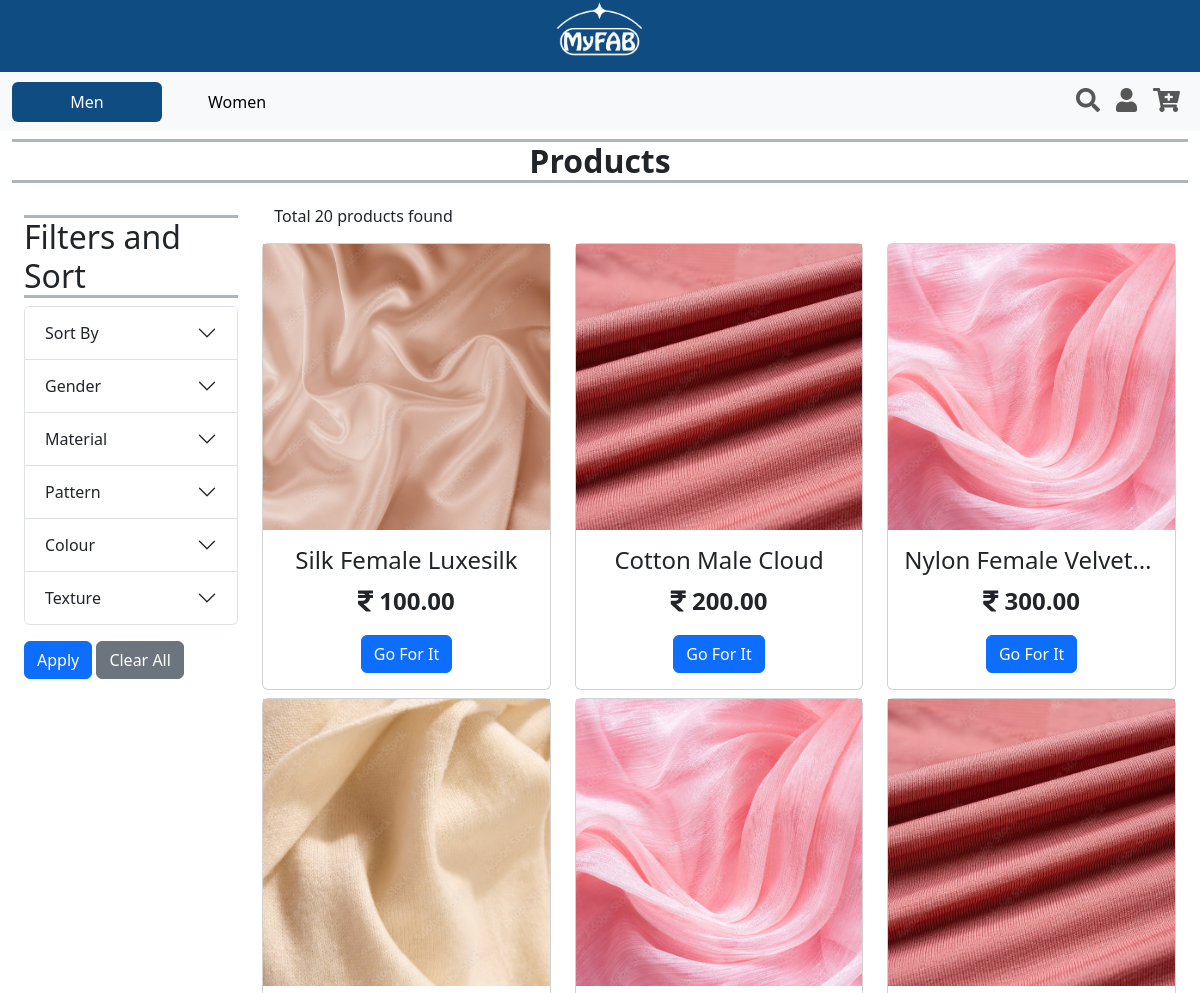
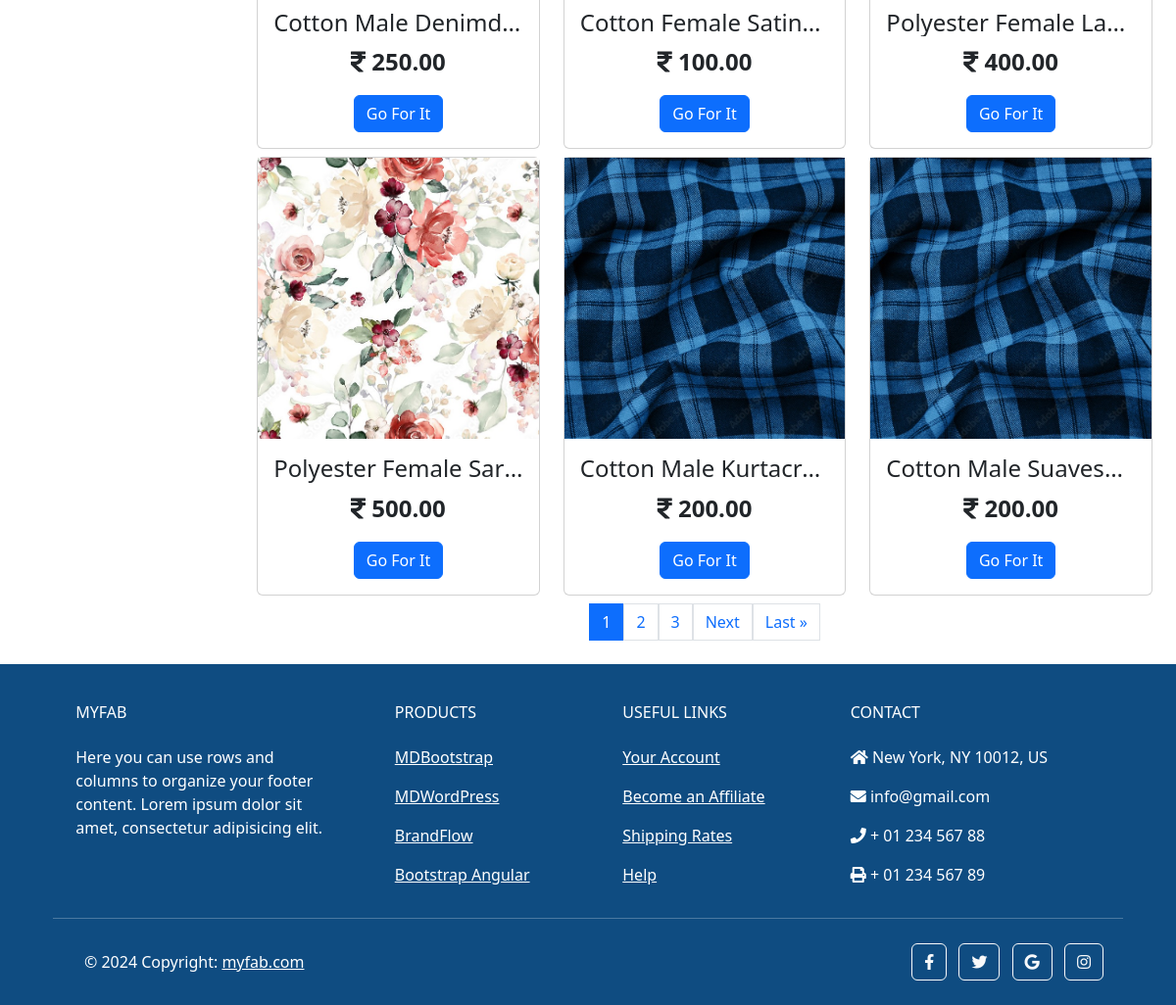
Screenshot of /main/products/ with the database file from the repository (2 pictures, top to bottom).
### main/models.py (models this page shows, shortened)
class Category(models.Model):
    name = models.CharField(max_length=100, unique=True)

class Product(models.Model):
    name = models.CharField(max_length=255, unique=True, blank=False, null=False)
    price = models.DecimalField(max_digits=10, decimal_places=2, default=0, validators=[MinValueValidator(0)])
    image = models.ImageField(upload_to='images/products')
    description = models.TextField(blank=True)
    qty = models.FloatField(default=0, validators=[MinValueValidator(0)])
    add_date = models.DateField(auto_now_add=True)
    is_active = models.BooleanField(default=True)
    usages = models.ManyToManyField(Usage)
    category_choices = models.ManyToManyField(CategoryChoice)

### main/views.py (the view, shortened to what this page needs)
# urls.py: path('main/products/', ProductPage.as_view(), name = 'products'),
class ProductPage(View):
    def get(self, request):
        products = Product.objects.all()
        selected_choices = request.GET.getlist('choice', None)
        selected_category_choice_dict = {}
        if selected_category_choice_dict:
            for selected_category, choices in selected_category_choice_dict.items():
                q_obj = Q()
                for choice in choices:
                    q_obj |= Q(category_choices__name=choice)
                products = products.filter(q_obj)
        product_count = products.count()
        sort_by = request.GET.get('sort', None)
        if sort_by == 'newest':
            products = products.order_by('-add_date')
        elif sort_by == 'name_asc':
            products = products.order_by(Lower('name'))
        elif sort_by == 'name_dsc':
            products = products.order_by(Lower('name')).reverse()
        elif sort_by == 'lowest':
            products = products.order_by('price')
        elif sort_by == 'highest':
            products = products.order_by('-price')
        paginator = Paginator(products, 9)
        page_number = request.GET.get('page')
        try:
            paged_products = paginator.page(page_number)
        except PageNotAnInteger:
            paged_products = paginator.page(1)
        except EmptyPage:
            paged_products = paginator.page(paginator.num_pages)
        categories = Category.objects.all()
        category_choice_dict = {}
        for category in categories:
            choice_obj = CategoryChoice.objects.filter(category=category)
            choices_list = [choice.name for choice in choice_obj]
            category_choice_dict[category.name] = choices_list
        context = {'products': paged_products,
                   'product_count': product_count,
                   'category_choice_dict': category_choice_dict,
                   'selected_choices': selected_choices,
                   'sort_by': sort_by
                   }
        return render(request, 'products.html', context)

### templates/products.html (shortened to what this page needs)
{% extends 'base.html' %}
{% load static %}
{% load custom_filters %}
{% block content %}
    <nav class="navbar navbar-expand-lg bg-body-tertiary">
        <div class="container-fluid">
        <div class="collapse navbar-collapse" id="navbarSupportedContent">
            <ul class="navbar-nav d-flex align-items-center me-auto mb-2 mb-lg-0">
                <li class="nav-item">
                    <button class="nav-link active btn btn-link" style="min-width: 150px; background-color: #0F4C81;" aria-current="page">
                        <a class="text-white text-decoration-none" href="/main/">Men</a>
                    </button>
                </li>
                <li class="nav-item">
                    <button class="nav-link btn btn-link" style="min-width: 150px;" aria-current="page">
                        <a class="text-black text-decoration-none" href="#">Women</a>
                    </button>
                </li>
            </ul>
            <ul class="navbar-nav d-flex flex-row justify-content-center  ms-auto mb-2 mb-lg-0">
                <li class="nav-item ms-3 ms-lg-0">
                    <a class="nav-link" href="#"><i style="font-size:24px" class="fa">&#xf002;</i></a>
                </li>
                <li class="nav-item ms-3 ms-lg-0">
                    <a class="nav-link" href="/accounts/login/"><i style="font-size:24px" class="fa">&#xf007;</i></a>
                </li>
                <li class="nav-item ms-3 ms-lg-0">
                    <a class="nav-link" href="#"><i style='font-size:24px' class='fas'>&#xf217;</i></a>
                </li>
            </ul>
        </div>
        </div>
    </nav>
    <div class="container-fluid text-center">
        <h5 class="border-bottom border-top border-3 border-dark-subtle fw-bold fs-2 fs-lg-5 mt-2">Products</h5>
    </div>
    <section class="container-fluid prod-sec-flex-container d-flex my-2">
        <div class="container filter-sec w-25 my-4">
            <div class="accordion d-none d-lg-block" id="filterAccordion">
                <h6 class="border-bottom border-top border-3 border-dark-subtle  fs-2">Filters and Sort</h6>
                <form action="" method="get">
                    <div class="accordion-item">
                        <h2 class="accordion-header" id="sortHeading">
                            <button class="accordion-button collapsed" type="button" data-bs-toggle="collapse" data-bs-target="#sortCollapse" aria-expanded="false" aria-controls="sortCollapse">
                                Sort By
                            </button>
                        </h2>
                    </div>
                    {% for category, choices in category_choice_dict.items %}
                    <div class="accordion-item">
                        <h2 class="accordion-header" id="category1Heading">
                            <button class="accordion-button collapsed" type="button" data-bs-toggle="collapse" data-bs-target="#{{category}}Collapse" aria-expanded="false" aria-controls="{{category}}Collapse">
                                {{category|title}}
                            </button>
                        </h2>
                    </div>
                    {% endfor %}
                    <button type="submit" class="btn btn-primary mt-3">Apply</button>
                    <button type="submit" id="clearFiltersBtn" class="btn btn-secondary mt-3">Clear All</button>
                </form>
            </div>
        </div>
        <div class="container grid-container text-center my-3">
            <div class="container-fluid prod-count-section d-flex">
                <h6>Total {{product_count}} products found</h6>
            </div>
            <div class="row row-cols-1 row-cols-sm-2 row-cols-md-3">
                {% for product in products %}
                <div class="col mt-2">
                    <div class="card" >
                        <img src="{{ product.image.url }}" class="{{product.name}}-img" alt="...">
                        <div class="card-body">
                        <h4 class="card-title text-truncate">{{product.name|title}}</h4>
                        <p class="card-text fw-bold fs-4"><i class="fa">&#xf156;</i>  {{product.price}}</p>
                        <a href="#" class="btn btn-primary">Go For It</a>
                        </div>
                    </div>
                </div>
                {% endfor %}
            </div>
            <div class="pagination justify-content-center mt-2">
                {% for page in products.paginator.page_range %}
                <a href="?page={{ page }}{% if selected_choices or sort_by %}&{% for choice in selected_choices %}choice={{ choice|urlencode }}{% if not loop.last %}&{% endif %}{% endfor %}sort={{ sort_by|urlencode }}{% endif %}"
                class="page-link {% if products.number == page %}active{% endif %}">{{ page }}</a>
                {% endfor %}
                {% if products.has_next %}
                    <a href="?page={{ products.next_page_number }}"
                    class="page-link">Next</a>
                    <a href="?page={{ products.paginator.num_pages }}"
                    class="page-link">Last &raquo;</a>
                {% endif %}
            </div>
        </div>
    </section>
{% endblock %}

### rows the page displays
Category: category_choice_dict "Gender"
Category: category_choice_dict "Material"
Category: category_choice_dict "Pattern"
Category: category_choice_dict "Colour"
Category: category_choice_dict "Texture"
Product: image (picture), name "Silk Female Luxesilk", price "100.00"
Product: image (picture), name "Cotton Male Cloud", price "200.00"
Product: image (picture), name "Nylon Female Velvet…", price "300.00"
Product: image (picture), name "Cotton Male Denimd…", price "250.00"
Product: image (picture), name "Cotton Female Satin…", price "100.00"
Product: image (picture), name "Polyester Female La…", price "400.00"
Product: image (picture), name "Polyester Female Sar…", price "500.00"
Product: image (picture), name "Cotton Male Kurtacr…", price "200.00"
Product: image (picture), name "Cotton Male Suaves…", price "200.00"

### other values shown
{{ product_count }} "20"
{{ page }} "1" "2" "3"
